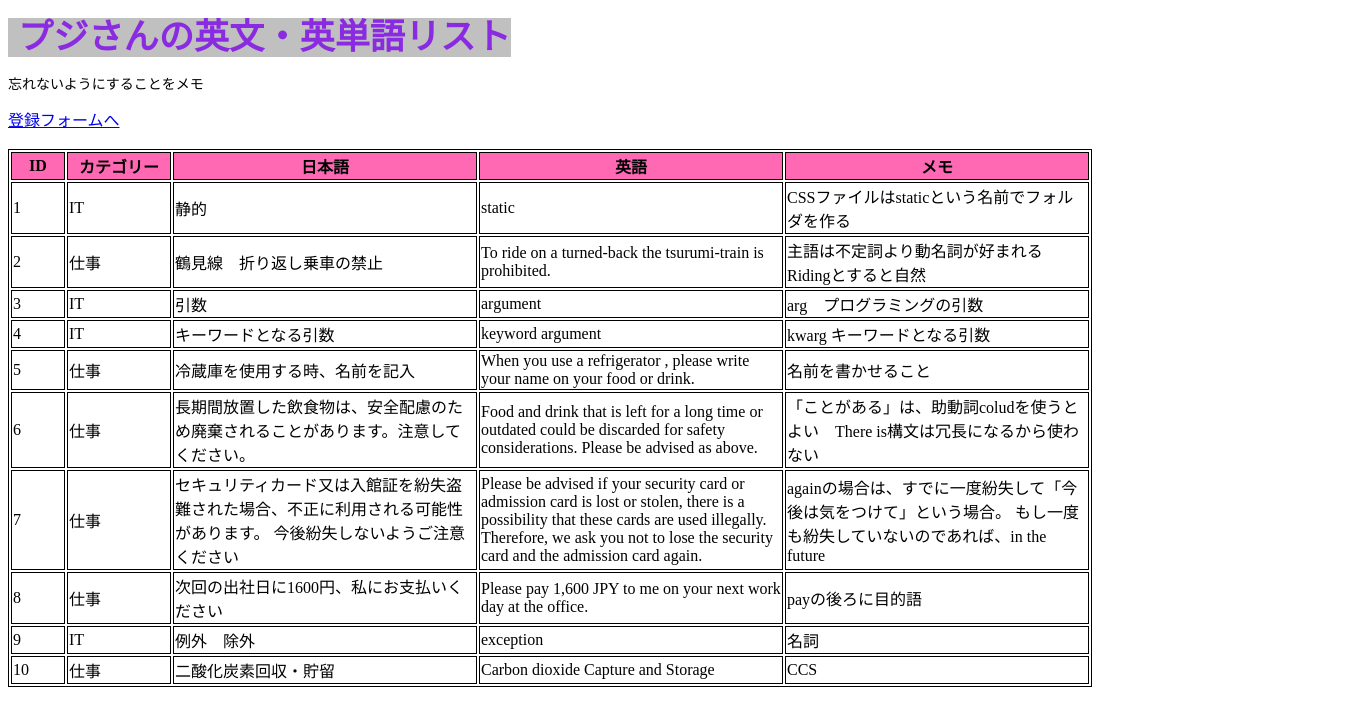
Page /english_list/ on the earlier database version.
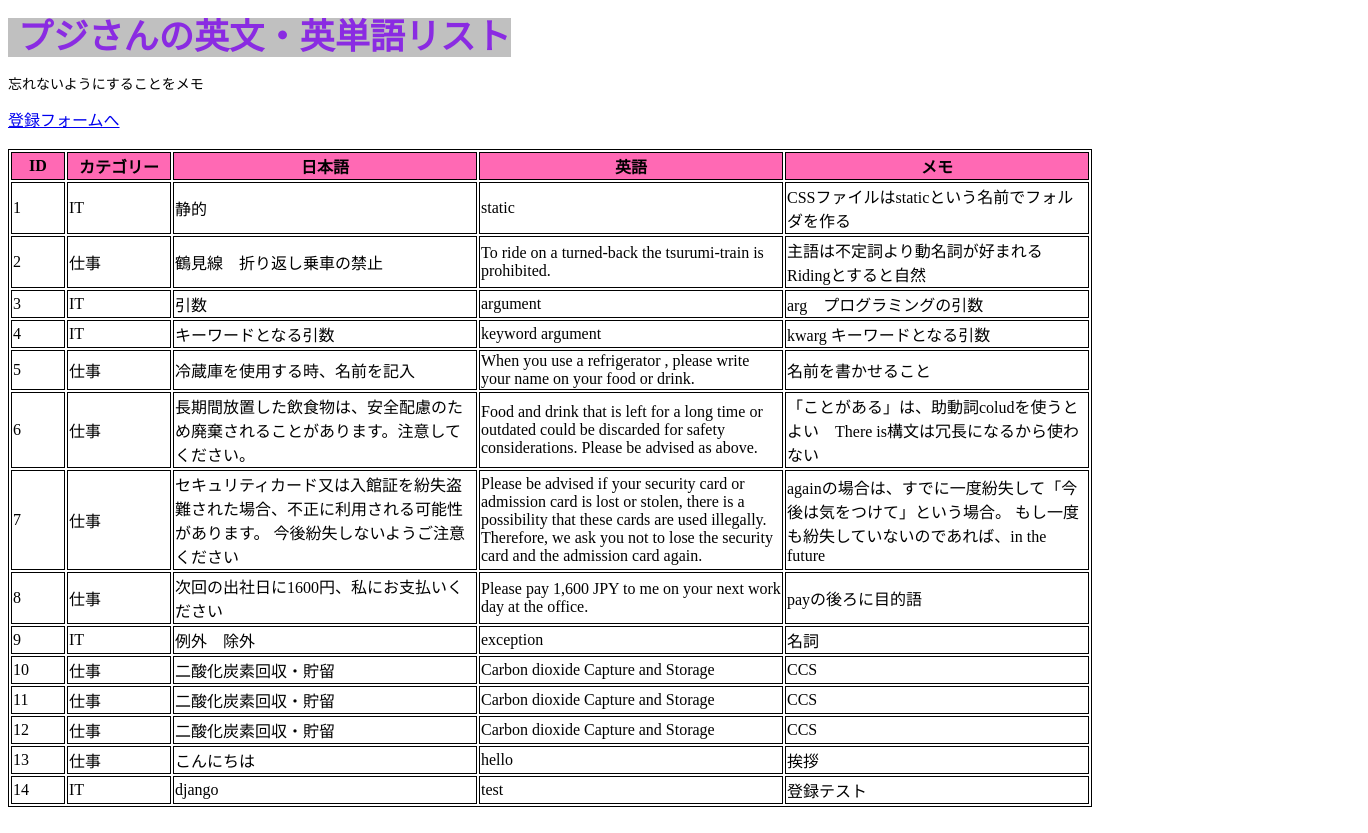
Same page on the later database version.
### english_list/models.py (models this page shows, shortened)
class WordLists(models.Model):
    category = models.CharField('カテゴリー', max_length=50)
    ja_word = models.CharField('日本語', max_length=300)
    en_word = models.TextField('英語')
    memo = models.TextField('メモ')

### english_list/views.py (the view)
# urls.py: path('', views.index, name='index'),
def index(request):
    data = WordLists.objects.all()
    params = {
        'title':'english_lists',
        'message':'忘れないようにすることをメモ',
        'data':data
    }
    return render(request,'english_list/index.html',params)

### english_list/templates/english_list/index.html (shortened to what this page needs)
{% load static %}
<!DOCTYPE html>
<html lang="ja">
<head>
    <link rel="stylesheet" type="text/css" href="{% static 'english_list/css/style.css' %}"/>
</head>
<body>
    <hi>プジさんの英文・英単語リスト</hi>
    <p>{{message|safe}} </p>
    <a href="{% url 'form_create_view' %}">登録フォームへ</a><br>
    <br>
    <table>
        <tr>
            <th class="th_id">ID</th>
            <th class="th_category">カテゴリー</th>
            <th class="th_ja_word">日本語</th>
            <th class="th_en_word">英語</th>
            <th class="th_memo">メモ</th>
        </tr>
        {% for item in data %}
         <tr>
            <td class="td_id">{{item.id}}</td>
            <td class="td_category">{{item.category}}</td>
            <td class="td_ja_word">{{item.ja_word}}</td>
            <td class="td_en_word">{{item.en_word}}</td>
            <td class="td_memo">{{item.memo}}</td>
        </tr>
        {% endfor %}
    </table>
    <br>
</body>
</html>

Differences in the rows shown:
added WordLists: id "11", category "仕事", ja_word "二酸化炭素回収・貯留", en_word "Carbon dioxide Capture and Storage", memo "CCS"
added WordLists: id "12", category "仕事", ja_word "二酸化炭素回収・貯留", en_word "Carbon dioxide Capture and Storage", memo "CCS"
added WordLists: id "13", category "仕事", ja_word "こんにちは", en_word "hello", memo "挨拶"
added WordLists: id "14", category "IT", ja_word "django", en_word "test", memo "登録テスト"
